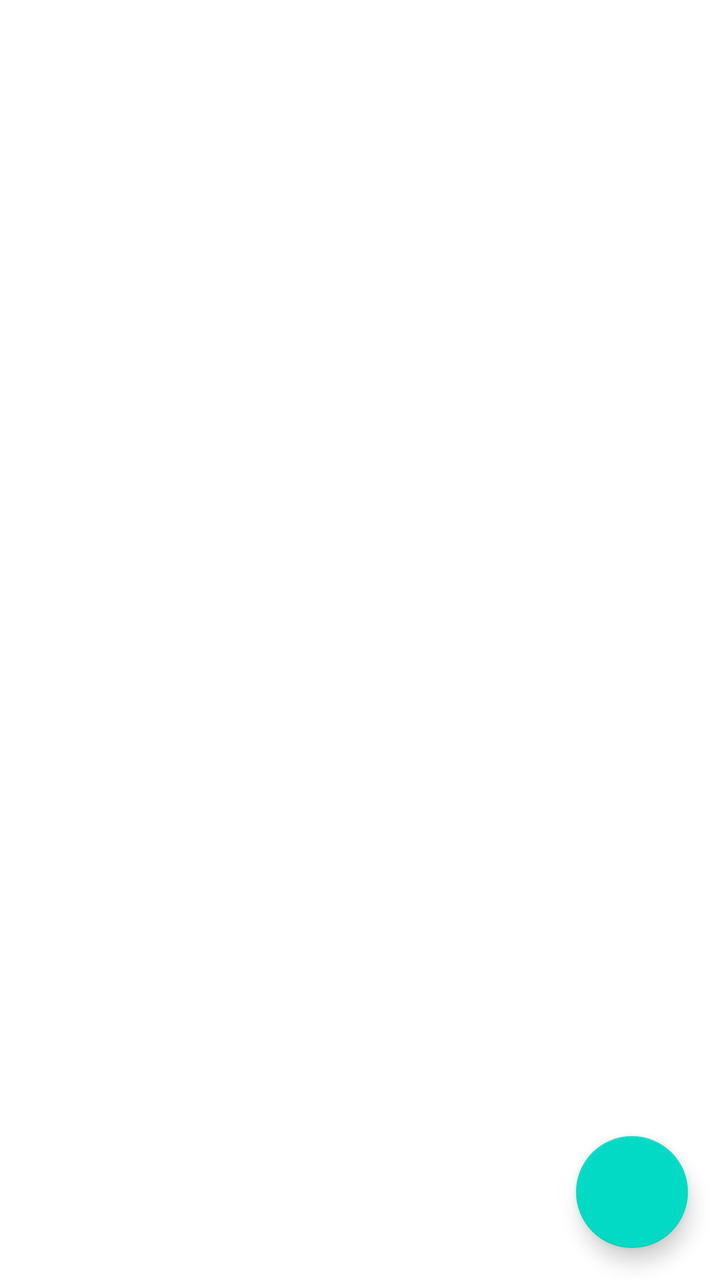
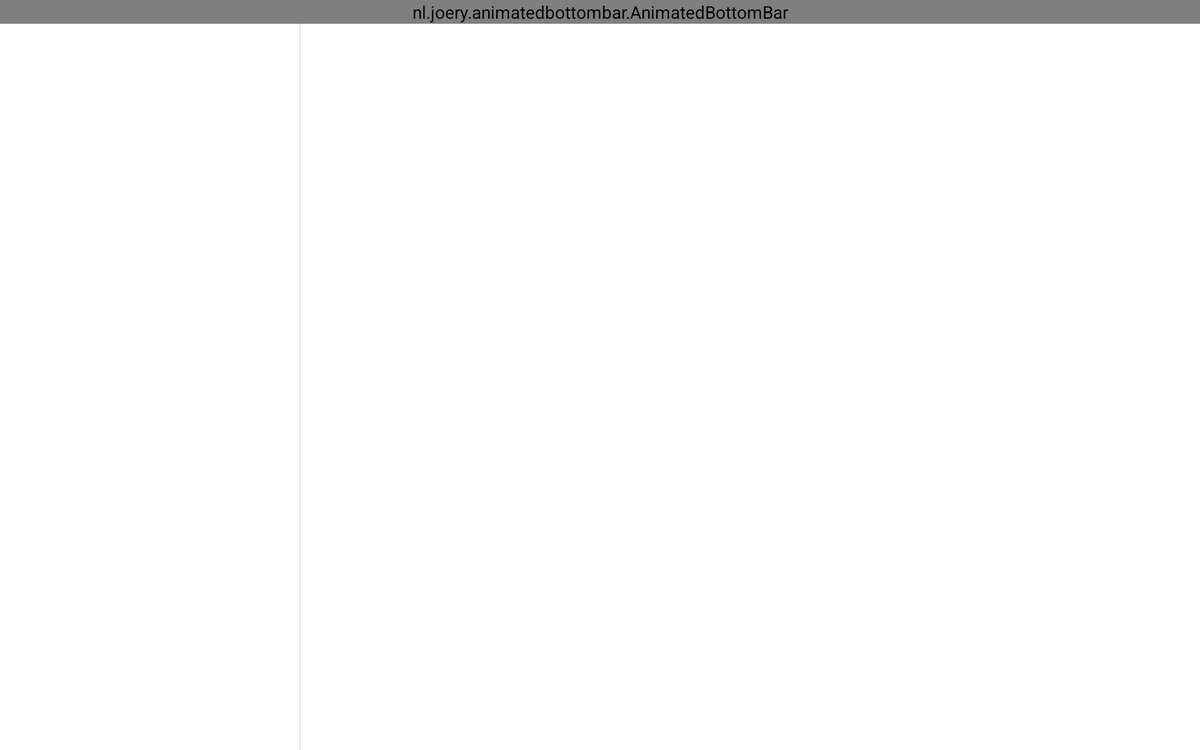

One screen, two layout resources from the same app: the default and the repository's alternative for another configuration. Each is rendered where Android would select it; the XML of both is given below.
<!-- AndroidManifest.xml: application theme AppTheme -->
<!-- res/layout/activity_main.xml -->
<?xml version="1.0" encoding="utf-8"?>
<androidx.coordinatorlayout.widget.CoordinatorLayout
    xmlns:android="http://schemas.android.com/apk/res/android"
    xmlns:app="http://schemas.android.com/apk/res-auto"
    xmlns:tools="http://schemas.android.com/tools"
    android:id="@+id/fragment_container"
    android:layout_width="match_parent"
    android:layout_height="match_parent"
    android:foreground="?android:windowContentOverlay">

    <androidx.recyclerview.widget.RecyclerView
        android:id="@+id/tasksList"
        android:layout_width="match_parent"
        android:layout_height="wrap_content"
        android:paddingBottom="4dp"
        android:paddingTop="4dp" />

    <com.google.android.material.floatingactionbutton.FloatingActionButton
        android:id="@+id/addTaskFab"
        android:layout_width="wrap_content"
        android:layout_height="wrap_content"
        android:layout_gravity="bottom|end"
        android:layout_marginEnd="16dp"
        android:layout_marginBottom="16dp"
        android:src="@drawable/plus" />
</androidx.coordinatorlayout.widget.CoordinatorLayout>
<!-- resources referenced by this layout -->
<resources>
  <style name="AppTheme" parent="Theme.MaterialComponents.DayNight.NoActionBar">
          <item name="titleTextColor">@color/colorAccent</item>
          <item name="subtitleTextColor">@color/colorAccent</item>
  
          <item name="colorPrimary">@color/colorPrimary</item>
          <item name="colorPrimaryDark">@color/colorPrimaryDark</item>
          <item name="colorAccent">@color/colorPrimary</item>
          <item name="android:statusBarColor" tools:targetApi="lollipop">@color/statusBarColor</item>
  
  
          <item name="actionBarStyle">@style/Widget.AppTheme.ActionBar</item>
          <item name="actionBarTheme">@style/ThemeOverlay.AppTheme.ActionBar</item>
          <item name="actionBarPopupTheme">@style/ThemeOverlay.AppTheme.PopupMenu</item>
      </style>
  <color name="colorAccent">#C70039</color>
  <color name="colorPrimary">#6200EE</color>
  <color name="colorPrimaryDark">#3700B3</color>
  <color name="statusBarColor">#99002D33</color>
  <style name="Widget.AppTheme.ActionBar" parent="Widget.AppCompat.ActionBar.Solid">
          
          <item name="background">@color/colorPrimaryDark</item>
          
          <item name="elevation">4dp</item>
      </style>
  <style name="ThemeOverlay.AppTheme.ActionBar" parent="ThemeOverlay.AppCompat.Dark.ActionBar">
          
          <item name="android:textColorPrimary">@color/textColorLight</item>
          
          <item name="android:textColorSecondary">@color/textColorLight</item>
          
          <item name="actionMenuTextColor">@color/textColorLight</item>
          
          <item name="colorControlNormal">@color/colorAccent</item>
      </style>
  <style name="ThemeOverlay.AppTheme.PopupMenu" parent="ThemeOverlay.AppCompat.Dark">
          
          <item name="android:colorBackground">@color/colorPrimaryDark</item>
          
          <item name="android:textColorPrimary">@color/textColorLight</item>
      </style>
  <color name="textColorLight">#ffffff</color>
</resources>
<!-- res/layout-sw600dp-land/activity_main.xml (the repository's variant of the layout above) -->
<!-- drawn on a 7-inch tablet turned sideways -->
<?xml version="1.0" encoding="utf-8"?>
<androidx.constraintlayout.widget.ConstraintLayout xmlns:android="http://schemas.android.com/apk/res/android"
    xmlns:app="http://schemas.android.com/apk/res-auto"
    android:layout_width="match_parent"
    android:layout_height="match_parent">

    <nl.joery.animatedbottombar.AnimatedBottomBar
        android:id="@+id/bottomBar"
        android:layout_width="match_parent"
        android:layout_height="wrap_content"
        app:abb_indicatorAppearance="round"
        app:abb_indicatorHeight="4dp"
        app:abb_indicatorMargin="16dp"
        app:abb_selectedIndex="0"
        app:abb_selectedTabType="text"
        app:abb_tabs="@menu/bottom_menu"
        app:layout_constraintTop_toTopOf="parent"
        app:layout_constraintEnd_toEndOf="parent"
        app:layout_constraintStart_toStartOf="parent" />

    <LinearLayout
        android:layout_width="match_parent"
        android:layout_height="0dp"
        android:divider="?android:attr/dividerHorizontal"
        android:orientation="horizontal"
        android:showDividers="middle"
        app:layout_constraintTop_toBottomOf="@id/bottomBar"
        app:layout_constraintBottom_toBottomOf="parent"
        app:layout_constraintEnd_toEndOf="parent"
        app:layout_constraintStart_toStartOf="parent">

        <FrameLayout
            android:id="@+id/fragmentContainer"
            android:layout_width="0dp"
            android:layout_height="match_parent"
            android:layout_weight="1"
            android:baselineAligned="false" />

        <FrameLayout
            android:id="@+id/detailFragmentContainer"
            android:layout_width="0dp"
            android:layout_height="match_parent"
            android:layout_weight="3" />
    </LinearLayout>
</androidx.constraintlayout.widget.ConstraintLayout>
